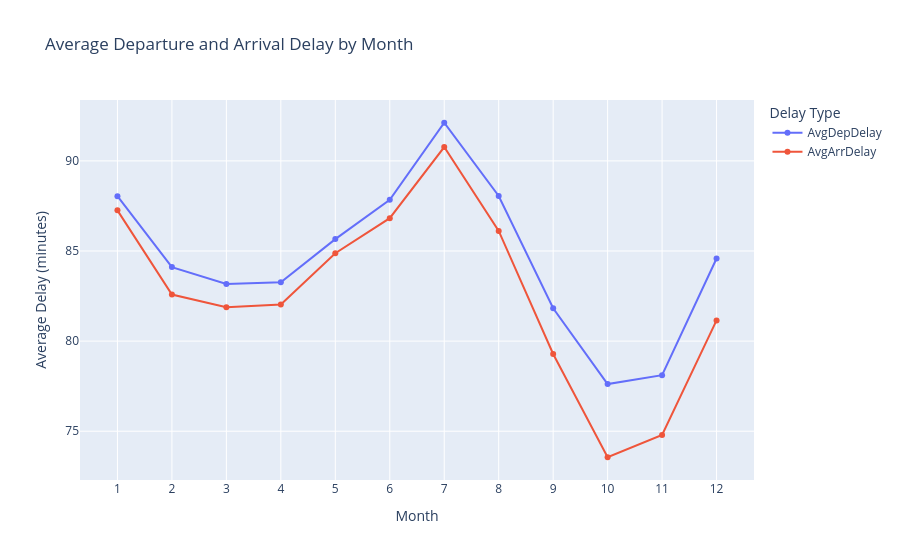

The cell this chart's notebook holds for it:
### Markdown cell above
#### Average Delay by Month

Goal: Identify which months experience the highest and lowest average departure and arrival delays to uncover seasonal trends in flight performance.

### Code cell
from pyspark.sql import functions as F
import plotly.express as px


avg_delay_by_month = (
    delayed_df.groupBy("Month")
      .agg(
          F.avg("DepDelayMinutes").alias("AvgDepDelay"),
          F.avg("ArrDelayMinutes").alias("AvgArrDelay"),
          F.count("*").alias("FlightCount")
      )
      .orderBy("Month")
)

# Convert to Pandas
avg_delay_month_pdf = avg_delay_by_month.toPandas()


fig = px.line(
    avg_delay_month_pdf,
    x="Month",
    y=["AvgDepDelay", "AvgArrDelay"],
    markers=True,
    title="Average Departure and Arrival Delay by Month",
    labels={"value": "Average Delay (minutes)", "Month": "Month", "variable": "Delay Type"}
)
fig.update_layout(xaxis=dict(dtick=1))
fig.show()

### Figure 1 — Plotly figure (JSON) as saved in the notebook; plotly's stock layout.template omitted (floating-point values rounded to 4 significant figures)
{"data": [{"hovertemplate": "Delay Type=AvgDepDelay<br>Month=%{x}<br>Average Delay (minutes)=%{y}<extra></extra>", "legendgroup": "AvgDepDelay", "line": {"color": "#636efa", "dash": "solid"}, "marker": {"symbol": "circle"}, "mode": "lines+markers", "name": "AvgDepDelay", "orientation": "v", "showlegend": true, "type": "scatter", "x": [1, 2, 3, 4, 5, 6, 7, 8, 9, 10, 11, 12], "xaxis": "x", "y": [88.04, 84.11, 83.17, 83.26, 85.66, 87.84, 92.12, 88.05, 81.83, 77.61, 78.11, 84.58], "yaxis": "y"}, {"hovertemplate": "Delay Type=AvgArrDelay<br>Month=%{x}<br>Average Delay (minutes)=%{y}<extra></extra>", "legendgroup": "AvgArrDelay", "line": {"color": "#EF553B", "dash": "solid"}, "marker": {"symbol": "circle"}, "mode": "lines+markers", "name": "AvgArrDelay", "orientation": "v", "showlegend": true, "type": "scatter", "x": [1, 2, 3, 4, 5, 6, 7, 8, 9, 10, 11, 12], "xaxis": "x", "y": [87.26, 82.59, 81.88, 82.03, 84.88, 86.82, 90.77, 86.11, 79.29, 73.56, 74.79, 81.15], "yaxis": "y"}], "layout": {"legend": {"title": {"text": "Delay Type"}, "tracegroupgap": 0}, "title": {"text": "Average Departure and Arrival Delay by Month"}, "xaxis": {"anchor": "y", "domain": [0, 1], "dtick": 1, "title": {"text": "Month"}}, "yaxis": {"anchor": "x", "domain": [0, 1], "title": {"text": "Average Delay (minutes)"}}}}
